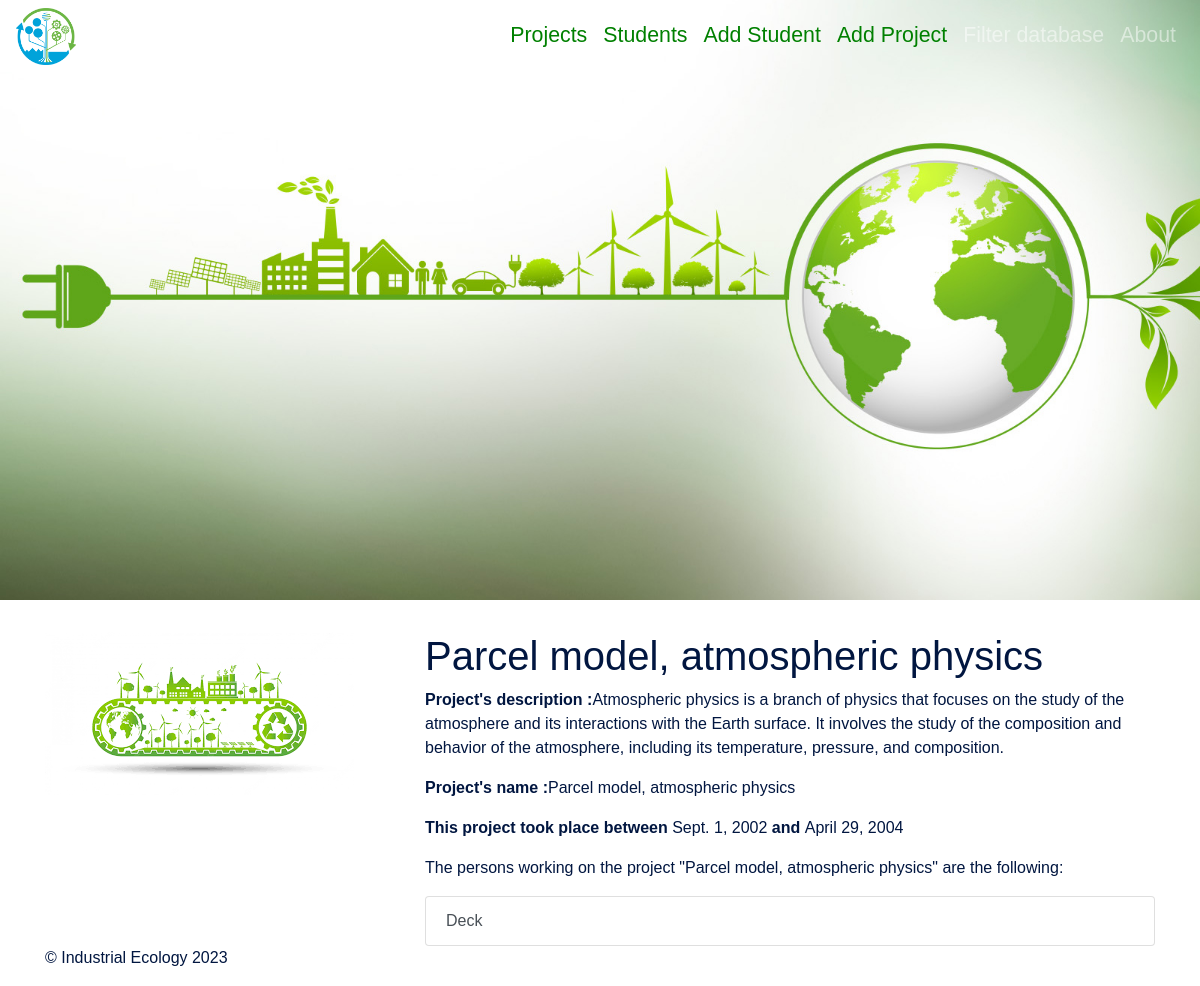
Before: /project/pro3 with the older database file.
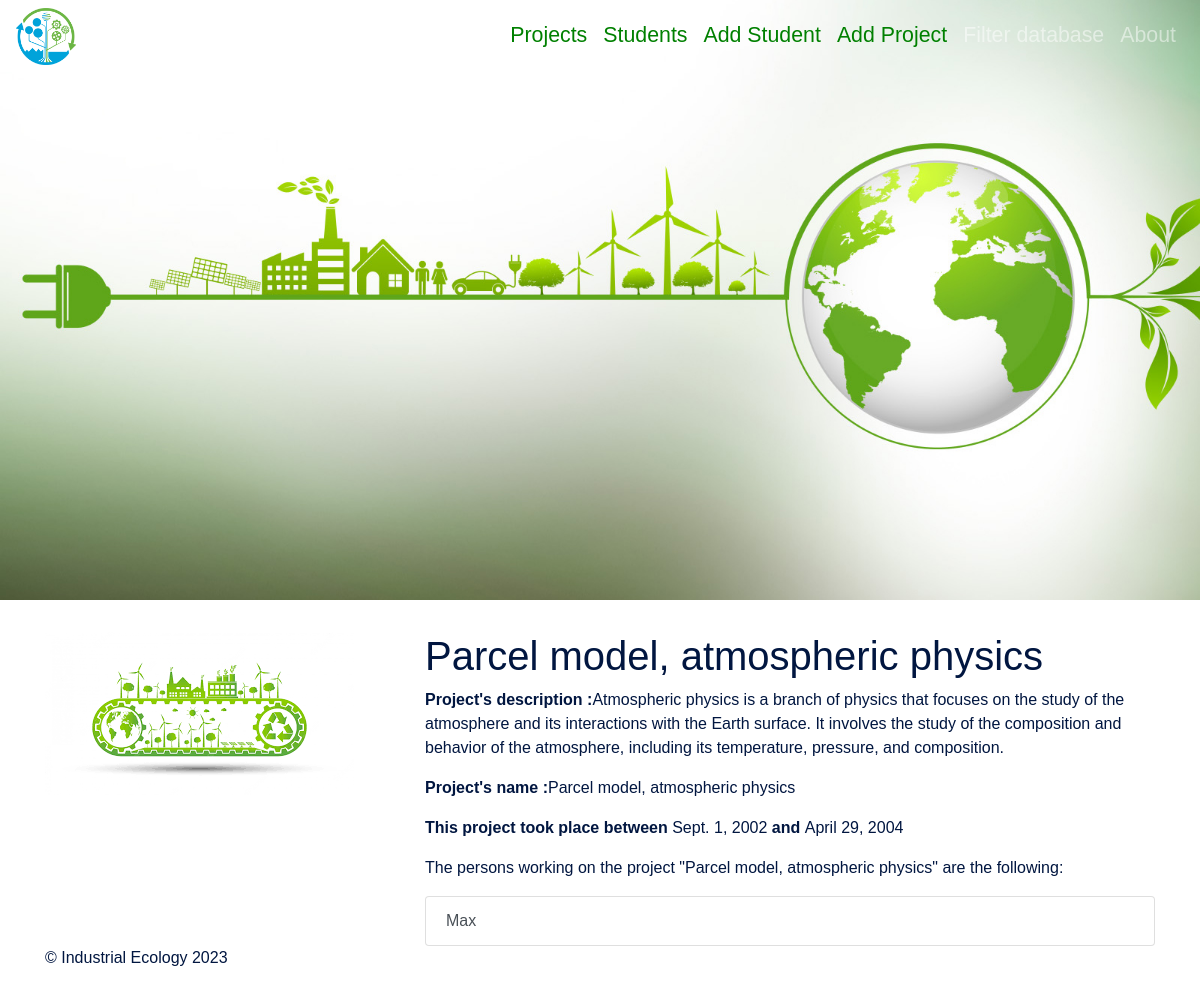
After: the same page with the newer database file.
### filter_db/models.py (models this page shows, shortened)
class Student(models.Model):
    student_id = models.CharField(
        primary_key=True,
        unique=True,
        null=False,
        blank=False,
        max_length=50,
    )
    first_name = models.CharField(
        unique=False,
        null=False,
        blank=False,
        max_length=50,
    )
    middle_name = models.CharField(
        unique=False,
        null=True,
        blank=True,
        max_length=50,
    )
    last_name = models.CharField(
        unique=False,
        null=False,
        blank=False,
        max_length=50,
    )
    start_date = models.DateField()
    end_date = models.DateField()
    def __str__(self) -> str:
        return self.last_name

### filter_db/views.py (the view)
# urls.py: path('project/<str:pk>', views.ProjectDetailView.as_view(),name = 'project_detail'),
class ProjectDetailView(generic.DetailView) :
    template_name = 'project_detail.html'
    model = models.Projects
    context_object_name = 'project'

### filter_db/models.py (called while the page is built)
    def __str__(self) -> str:
        return self.name

### filter_db/templates/project_detail.html (shortened to what this page needs)
{% extends 'base.html' %}
{% block content %}
<h1>{{project}}</h1>
<p><b>Project's description :</b>{{project.description}} </p>
<p><b>Project's name :</b>{{project.name}} </p>
<p><b> This project took place between</b> {{project.start_date}} <b> and </b> {{project.end_date}}
<p> The persons working on the project "{{project}}" are the following:</p>
    <ul class ="list-group">
        {% for student in project.students.all %}
        <a class = "list-group-item list-group-item-action" href="{% url 'student_detail' student.student_id%}"> {{ student }}</a>
        {% endfor %}
    </ul>
    {% endblock content %}

Changed rows visible on the page:
changed Student: last_name "Deck" → "Max"
